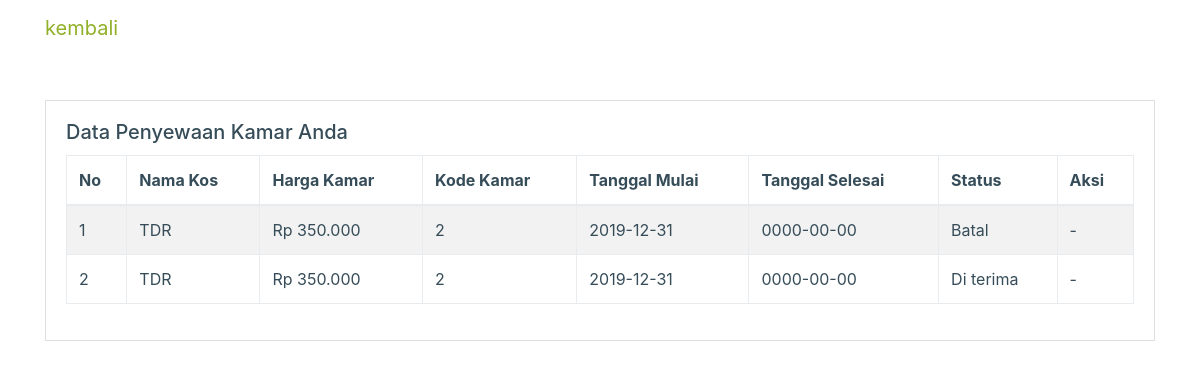
/penyewa/datasewa.php (signed in), run on the app's committed database.
### tables this page shows
CREATE TABLE `sewa` (
  `kode_sewa` varchar(8) NOT NULL,
  `kdkamar` varchar(5) NOT NULL,
  `nopenyewa` varchar(5) NOT NULL,
  `data_penyewa` text NOT NULL,
  `tgl_mulai` date NOT NULL,
  `tgl_selesai` date NOT NULL,
  `status_sewa` int(1) NOT NULL DEFAULT '1' COMMENT '0= cancel 1= wait acc 2 = acc 3= reject 4 = done',
  `create_at` datetime NOT NULL DEFAULT CURRENT_TIMESTAMP
);

CREATE TABLE `tbkos` (
  `kdkos` int(5) NOT NULL,
  `namakos` varchar(20) NOT NULL,
  `alamat` varchar(30) NOT NULL,
  `jemuran` int(2) DEFAULT NULL,
  `jeniskos` varchar(2) NOT NULL,
  `kamarmandi` int(2) DEFAULT NULL,
  `Parkiran` int(2) DEFAULT NULL,
  `kampus` int(5) DEFAULT NULL,
  `dapur` int(2) DEFAULT NULL,
  `televisi` int(2) DEFAULT NULL,
  `wifi` int(2) DEFAULT NULL,
  `warungmakan` int(2) DEFAULT NULL,
  `masjid` int(2) DEFAULT NULL,
  `atm` int(2) DEFAULT NULL,
  `minimarket` int(2) DEFAULT NULL,
  `kdpemilik` varchar(5) NOT NULL,
  `fotokos` varchar(191) NOT NULL,
  `fotokos1` varchar(191) NOT NULL
);

CREATE TABLE `tbkamar` (
  `kdkamar` int(5) NOT NULL,
  `lemari` int(2) DEFAULT NULL,
  `kasur` int(2) DEFAULT NULL,
  `mejabelajar` int(2) DEFAULT NULL,
  `kursi` int(2) DEFAULT NULL,
  `harga` int(10) DEFAULT NULL,
  `luaskamar` varchar(10) NOT NULL,
  `cermin` int(2) DEFAULT NULL,
  `kdkos` varchar(5) NOT NULL,
  `fotokamar` varchar(191) NOT NULL,
  `fotokamar1` varchar(191) NOT NULL,
  `status` int(1) NOT NULL DEFAULT '1' COMMENT '1 = kosong 0 = disewa 2 = di pesan	'
);

### penyewa/datasewa.php (the view, shortened to what this page needs)
<?php
include 'inc/header.php';
$ceksewa = mysqli_query($koneksi, "SELECT a.*, b.harga, c.namakos, c.kdpemilik, c.kdkos from sewa a
left join tbkamar b on a.kdkamar=b.kdkamar
left join tbkos c on b.kdkos=c.kdkos where a.nopenyewa='$_SESSION[kode]'");
?>
<div class="container">
  <div class="card-group" style="margin-top: 100px; margin-bottom: 50px;">
    <div class="card" style="background-color: #fff; ">
      <div style="text-align:left;" class="card-body">
        <h5 class="card-title">Data Penyewaan Kamar Anda</h5>
        <div class="table-responsive m-t-10">
          <table id="myTable" class="table table-bordered table-striped">
            <thead>
              <tr>
                <th>No</th>
                <th>Nama Kos</th>
                <th>Harga Kamar</th>
                <th>Kode Kamar</th>
                <th>Tanggal Mulai</th>
                <th>Tanggal Selesai</th>
                <th>Status</th>
                <th>Aksi</th>
              </tr>
            </thead>
            <tbody>
              <?php
              $nt = ['Batal', 'Menunggu Konfirmasi', 'Di terima', 'Di Tolak', 'Selesai'];
              $no = 1;
              while ($p = mysqli_fetch_assoc($ceksewa)) {
                ?>
                <tr>
                  <td><?= $no; ?></td>
                  <td><?= $p['namakos']; ?></td>
                  <td><?= "Rp " . number_format($p['harga'], 0, ',', '.'); ?></td>
                  <td>
                    <?= $p['kdkamar'] ?>
                  </td>
                  <td>
                    <?= $p['tgl_mulai'] ?>
                  </td>
                  <td>
                    <?= $p['tgl_selesai'] ?>
                  </td>
                  <td>
                    <?= $nt[$p['status_sewa']] ?>
                  </td>
                  <td>
                    <?php
                      $status = $p['status_sewa'];
                      if ($status == "1") { ?>
                      <a href="datasewa.php?id=<?= $p['kode_sewa']; ?>&aksi=batal" onclick="return confirm('Apakah anda yakin ingin membatalkan penyewaan ini?')">Batalkan</a>&nbsp;
                      <a href="pesan.php?kodekos=<?= $p['kdkos']; ?>" >Chat Pemilik</a>&nbsp;
                    <?php
                      } else {
                        echo "-";
                      }
                      ?>
                  </td>
                </tr>
              <?php
                $no++;
              } ?>
            </tbody>
          </table>
        </div>
      </div>
    </div>
  </div>
</div>
<?php
include "inc/footer.php";
?>

### css/style.css (style rules this page uses)
html { overflow-x: hidden; }
body { line-height: 1.7; color: #364d59 !important; font-weight: 300; font-size: 1rem; }
h1, h2, h3, h4, h5, .h1, .h2, .h3, .h4, .h5 { font-weight: 300; color: #364d59; }

### penyewa/inc/header.php (style rules this page uses)
body { background-image: url("../images/penyewa.png"); background-size: cover; }

### data on the page
sewa: tbkos.namakos "TDR", tbkamar.harga "350.000", kdkamar "2", tgl_mulai "2019-12-31", tgl_selesai "0000-00-00", status_sewa "Batal"
sewa: tbkos.namakos "TDR", tbkamar.harga "350.000", kdkamar "2", tgl_mulai "2019-12-31", tgl_selesai "0000-00-00", status_sewa "Di terima"
